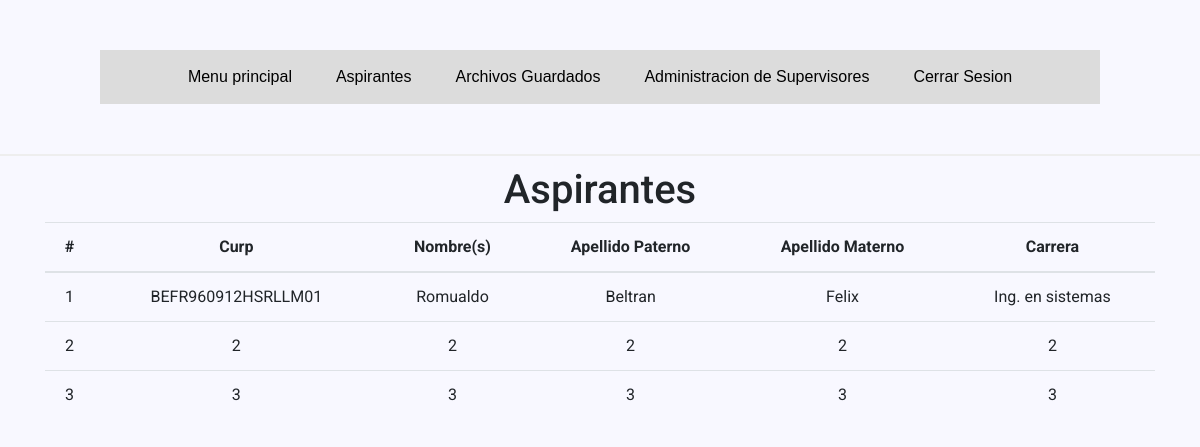
The app's page /checkup.php (signed in) with its own data.
### tables this page shows
CREATE TABLE `users` (
  `id` int(11) NOT NULL,
  `curp` varchar(200) NOT NULL,
  `password` varchar(200) NOT NULL,
  `nombres` varchar(200) NOT NULL,
  `apellido_paterno` varchar(200) NOT NULL,
  `apellido_materno` varchar(200) NOT NULL,
  `tipo` varchar(200) NOT NULL,
  `carrera` varchar(200) NOT NULL
);

### checkup.php (the view, shortened to what this page needs)
<?php
  require 'database.php';
  if (isset($_SESSION['user_id'])) {
    $records = $conn->prepare('SELECT * FROM users WHERE id = :id');
    $records->bindParam(':id', $_SESSION['user_id']);
    $records->execute();
    $results = $records->fetch(PDO::FETCH_ASSOC);
    $user = null;
    if (count($results) > 0) {
      $user = $results;
      $USER_ID = $_SESSION['user_id'];
      $tipousuario = "SELECT tipo FROM users WHERE id = ?";
$consultatipo = $conn->prepare($tipousuario);
$consultatipo->execute(array($USER_ID));
$tipo = $consultatipo->fetch(PDO::FETCH_ASSOC);
    }
  }else if (isset($_SESSION['admin_id'])) {
    $records = $conn->prepare('SELECT * FROM admin WHERE id = :id');
    $records->bindParam(':id', $_SESSION['admin_id']);
    $records->execute();
    $results = $records->fetch(PDO::FETCH_ASSOC);
    $user = null;
    if (count($results) > 0) {
      $user = $results;
      $USER_ID = $_SESSION['admin_id'];
      $tipousuario = "SELECT tipo FROM admin WHERE id = ?";
$consultatipo = $conn->prepare($tipousuario);
$consultatipo->execute(array($USER_ID));
$tipo = $consultatipo->fetch(PDO::FETCH_ASSOC);
    }
  }
?>
<!DOCTYPE html>
<html lang="en">
<head>
    <link rel="stylesheet" href="assets/css/bootstrap.min.css">
    <link rel="stylesheet" href="https://use.fontawesome.com/releases/v5.7.0/css/all.css"
>
    <link rel="stylesheet" href="assets/css/style.css">
</head>
<body>
    <?php if(!empty($user)):?>
      <h1>Aspirantes</h1>
      <div class="container">
        <table class="table">
          <thead>
            <tr>
              <th scope="col">#</th>
              <th scope="col">Curp</th>
              <th scope="col">Nombre(s)</th>
              <th scope="col">Apellido Paterno</th>
              <th scope="col">Apellido Materno</th>
              <th scope="col">Carrera</th>
            </tr>
          </thead>
          <tbody>
            <?php
if($tipo['tipo'] == 1){
$sql = "SELECT * FROM users";
$consulta = $conn->prepare($sql);
$consulta->execute();
}else{
  $sql = "SELECT id,curp, nombres, apellido_paterno, apellido_materno, carrera FROM users WHERE id = ?";
  $consulta = $conn->prepare($sql);
  $consulta->execute(array($USER_ID));
}
 while($mostrar = $consulta->fetch(PDO::FETCH_ASSOC)){
    ?>
        <tr >
            <td  ><?php echo $mostrar['id']?></td>
            <td  ><?php echo $mostrar['curp']?></td>
            <td  ><?php echo $mostrar['nombres']?></td>
            <td ><?php echo $mostrar['apellido_paterno']?></td>
            <td  ><?php echo $mostrar['apellido_materno']?></td>
            <td  ><?php echo $mostrar['carrera']?></td>
        </tr>
        <?php
        }
        ?>
          </tbody>
        </table>
      </div>
    <?php else:
        header("Location: /web-aspirantes/login.php")
    ?>
    <?php endif;?>
</body>
</html>

### assets/css/style.css (style rules this page uses)
body { margin: 0; padding: 0; font-family: 'Roboto', sans-serif; text-align: center; }
header { border-bottom: 2px solid #eee; padding: 20px 0; margin-bottom: 10px; width: 100%; text-align: center; }
header a { text-decoration: none; color: #333; }

### assets/css/stylemenu.css (style rules this page uses)
* { margin: 0; padding: 0; -webkit-box-sizing: border-box; -moz-box-sizing: border-box; box-sizing: border-box; }
.navegacion { width: 1000px; margin: 30px auto; background-color: gainsboro;;; }
body { background-color: ghostwhite; background-image: url("../img/ith.png"); background-repeat: no-repeat; background-position: center; background-size: 300px 300px; }
.navegacion ul { list-style: none; }
.menu >li { position: relative; display: inline-block; }
.menu >li >a { display: block; padding: 15px 20px; color: black; font-family: Verdana, Geneva, Tahoma, sans-serif; text-decoration: none; }

### records on screen
users: id "1", curp "BEFR960912HSRLLM01", nombres "Romualdo", apellido_paterno "Beltran", apellido_materno "Felix", carrera "Ing. en sistemas"
users: id "2", curp "2", nombres "2", apellido_paterno "2", apellido_materno "2", carrera "2"
users: id "3", curp "3", nombres "3", apellido_paterno "3", apellido_materno "3", carrera "3"
